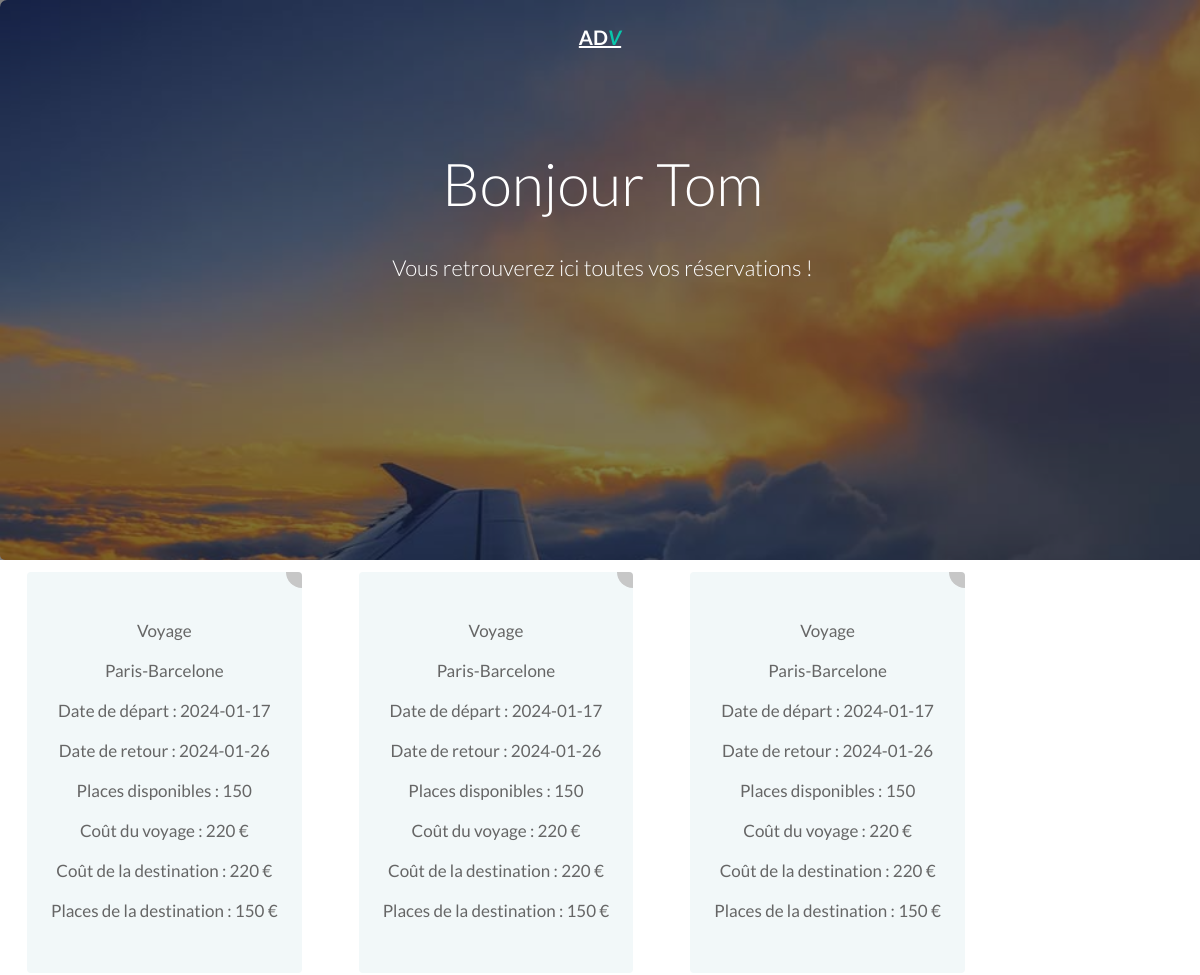
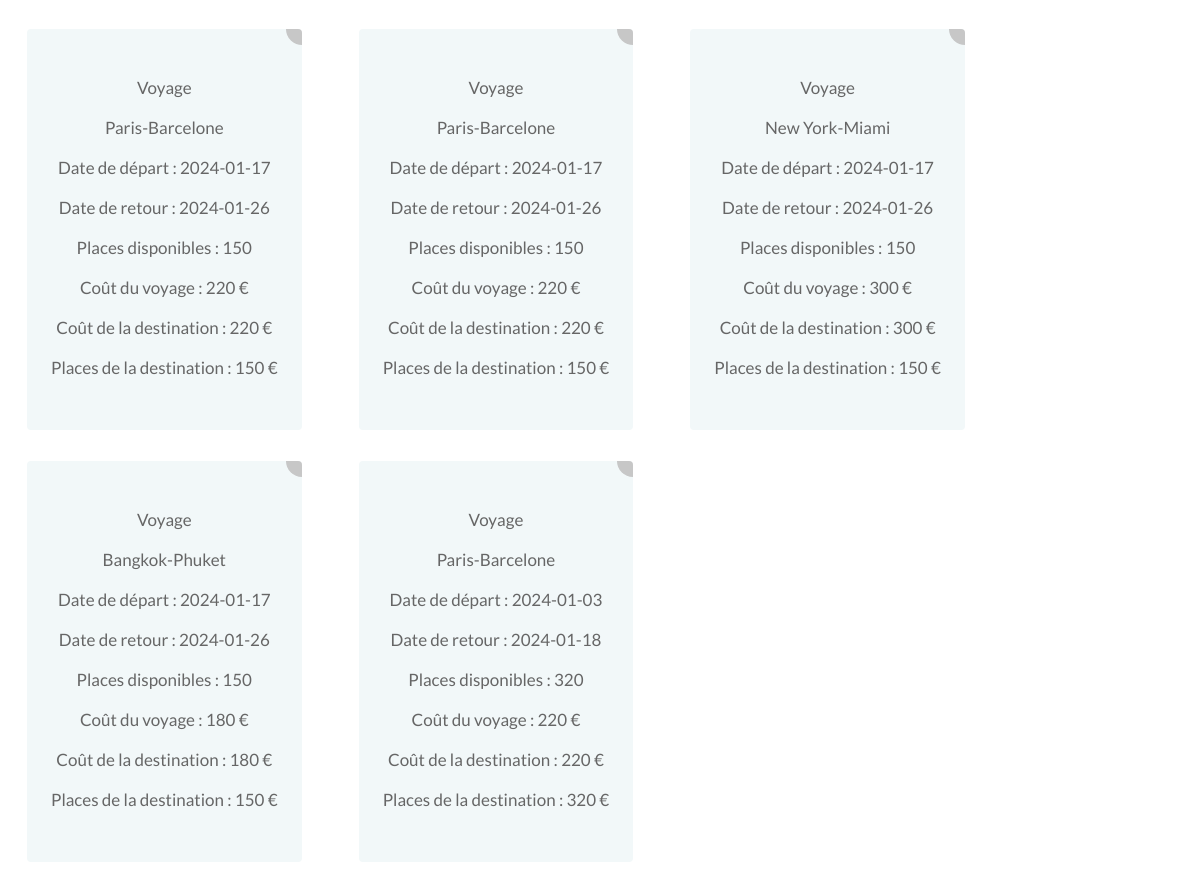
The page /dashboard (signed in) on the database its author committed (2 pictures, top to bottom).
### tables this page shows
CREATE TABLE CLIENT (
    id_client INTEGER PRIMARY KEY AUTOINCREMENT,
    prenom TEXT,
    nom TEXT,
    age INTEGER,
    adresse TEXT,
    mail TEXT,
    mdp TEXT,
    tel_num INT
);

CREATE TABLE DESTINATION (
    id_dest INTEGER PRIMARY KEY AUTOINCREMENT,
    nom_dest TEXT,
    desc_dest TEXT,
    cost INT,
    places INT,
    duree INT
);

CREATE TABLE VOYAGE (
    id_voy INTEGER PRIMARY KEY AUTOINCREMENT,
    id_dest INTEGER,
    date_depart DATE,
    date_retour DATE,
    places INT,
    cost INT,
    FOREIGN KEY (id_dest) REFERENCES DESTINATION(id_dest)
);

CREATE TABLE RESERVATION (
    id_res INTEGER PRIMARY KEY AUTOINCREMENT,
    id_client INTEGER,
    id_dest INTEGER,
    cost INT, id_voy INTEGER,
    FOREIGN KEY (id_client) REFERENCES CLIENT(id_client),
    FOREIGN KEY (id_dest) REFERENCES DESTINATION(id_dest)
);

### app.py (the view)
@app.route('/dashboard')
def dashboard():
    global isLogged, session, voyageDAO
    try:
        email = session.getMail()
        user = voyageDAO.getClientByEmail(email)
        if user:
            reservations = voyageDAO.getReservationsWithDetails(user.getID())
            return render_template("dashboard.html", isLogged=isLogged, session=user, reservations=reservations)
        else:
            flash('Impossible de récupérer le compte.')
            return redirect(url_for('login'))
    except Exception as e:
        flash('Erreur lors de l\'accès au tableau de bord.')
        print(str(e))
        return redirect(url_for('login'))

### static/models/VoyageDAO.py (called while the page is built)
    def toVoyage(self, dataset, column_names):
        return Voyage(dataset, column_names)

    def toClient(self, dataset, column_names):
        return Client(dataset, column_names)

    def toDestination(self, dataset, column_names):
        return Destination(dataset, column_names)

    def getClientByEmail(self, email):
        query = "SELECT * FROM CLIENT WHERE mail = ?"
        params = (email,)
        result = self.db_utils.fetch_one(query, params)
        column_names = [column[0] for column in self.db_utils.local.cur.description]
        if result:
            voyage = self.toClient(result, column_names)
            return voyage
        else:
            return None

    def toReservation(self, dataset, column_names):
        return Reservation(dataset, column_names)

### static/models/client.py (called while the page is built)
    def getID(self):
        return self.data_dict.get("id_client", None)

    def getFirstName(self):
        return self.data_dict.get("prenom", None)

    def getMail(self):
        return self.data_dict.get("mail", None)

### static/models/destination.py (called while the page is built)
    def getName(self):
        return self.data_dict.get("nom_dest", None)

    def getCost(self):
        return self.data_dict.get("cost", None)

    def getPlaces(self):
        return self.data_dict.get("places", None)

### static/models/voyage.py (called while the page is built)
    def getDepartDate(self):
        return self.data_dict.get("date_depart", None)

    def getBackDate(self):
        return self.data_dict.get("date_retour", None)

    def getPlaces(self):
        return self.data_dict.get("places", None)

    def getCost(self):
        return self.data_dict.get("cost", None)

    def setDestination(self, destination):
        self.destination = destination

### static/services/DBUtils.py (called while the page is built)
    def connect(self):
        if not hasattr(self.local, 'con') or self.local.con is None:
            self.local.con = sqlite3.connect(self.url)
            self.local.cur = self.local.con.cursor()

    def execute(self, request, args=None, fetch_one=False):
        try:
            self.connect()
            if args:
                self.local.cur.execute(request, args)
                self.local.con.commit()
            else:
                self.local.cur.execute(request)
                self.local.con.commit()
            if fetch_one:
                return self.local.cur.fetchone()
            else:
                return self.local.cur.fetchall()
        except sqlite3.Error as e:
            print("Error while executing request:", request)
            print("SQLite error:", e)
            raise RequestExecutionException(str(e))

### templates/dashboard.html (shortened to what this page needs)
<!DOCTYPE HTML>
<html>
	<head>
	<link rel="stylesheet" href="{{ url_for('static', filename= 'css/style_dashboard.css') }}">
	</head>
	<body>
		<div id="page">
			<nav class="adv-nav">
				<div class="adv-container">
					<div class="row">
						<div id="adv-logo"><a href="/">AD<em>V</em></a></div>
					</div>
				</div>
			</nav>
			<header id="adv-header" class="adv-cover adv-cover-md" style="background-image: url(../static/images/img_bg_2.jpg)">
				<div class="overlay"></div>
				<div class="adv-container">
					<h1>Bonjour {{session.getFirstName()}}</h1>
					<p id="expertise">Vous retrouverez ici toutes vos réservations !</p>
				</div>
			</header>
			{% for reservation in reservations %}
				<div class="adv-container" id="adv-voyages">
					<div class="card">
						<a class="card1">
							<p>Voyage</p>
							<p>{{ reservation.voyage.destination.getName() }}</p>
							<p>Date de départ : {{ reservation.voyage.getDepartDate() }}</p>
							<p>Date de retour : {{ reservation.voyage.getBackDate() }}</p>
							<p>Places disponibles : {{ reservation.voyage.getPlaces() }}</p>
							<p>Coût du voyage : {{ reservation.voyage.getCost()}}  €</p>
							<p>Coût de la destination : {{ reservation.voyage.destination.getCost() }}  €</p>
							<p>Places de la destination : {{ reservation.voyage.destination.getPlaces() }}  €</p>
						</a>
					</div>
				</div>
			{% endfor %}
		</div>
	</body>
</html>

### static/css/style_dashboard.css (style rules this page uses)
body { font-family: "Lato", Arial, sans-serif; font-weight: 400; font-size: 16px; line-height: 1.7; color: #777; background: #fff; margin: 0; }
#page { position: relative; overflow-x: hidden; width: 100%; height: 100%; -webkit-transition: 0.5s; -o-transition: 0.5s; transition: 0.5s; }
#adv-voyages { display: inline-block; flex-wrap: wrap; justify-content: space-between }
a { color: #09C6AB; -webkit-transition: 0.5s; -o-transition: 0.5s; transition: 0.5s; }
p { margin-bottom: 20px; }
h1, h2, h3, h4, h5, h6, figure { color: #000; font-family: "Lato", Arial, sans-serif; font-weight: 400; margin: 0 0 20px 0; }
.adv-container { max-width: 1100px; position: relative; margin: 0 auto; padding-left: 15px; padding-right: 15px; text-align: center; }
.adv-nav { position: absolute; top: 0; left: 0; margin: 0; padding: 0; width: 100%; padding: 20px 0; z-index: 1001; text-decoration: none; }
.adv-nav #adv-logo { font-size: 20px; margin: 0; padding: 0; text-transform: uppercase; font-weight: bold; }
.adv-nav #adv-logo em { color: #09C6AB; }
.adv-nav a { padding: 5px 10px; color: #fff; }
#adv-header { background: #4d4d4d; padding: 30px; border-top-left-radius: 7px; border-top-right-radius: 7px; z-index: 10; position: relative; clear: both; display: block; background-size: cover; min-height: 200px; background-position: top center; background-repeat: no-repeat; text-align: center; }
#adv-header h1, #adv-header h2 { margin: 0; padding: 0; margin-top: 10%; color: white; text-align: center; }
#adv-header h1 { margin-right: 5%; margin-bottom: 0px; font-size: 59px; line-height: 1.5; font-weight: 300; }
#adv-header p { margin-right: 5%; color: white; font-weight: 300; font-size: 22px; line-height: 1.5; margin-bottom: 30px; }
#adv-header { border-top-left-radius: 7px; }
#adv-header { border-top-right-radius: 7px; }
#adv-header { z-index: 10; position: relative; clear: both; background: #fff; border-bottom-left-radius: 5px; border-bottom-right-radius: 5px; padding: 30px; }
#adv-header { display: none; }
#adv-header { display: block; }
#adv-header { background-size: cover; background-position: top center; background-repeat: no-repeat; position: relative; }
.adv-cover { height: 500px; background-size: cover; background-position: center center; background-repeat: no-repeat; position: relative; float: left; width: 100%; }
.adv-cover .overlay { z-index: 1; position: absolute; bottom: 0; top: 0; left: 0; right: 0; background: rgba(0, 0, 0, 0.5); }
.adv-cover > .adv-container { position: relative; z-index: 10; }
.card p { font-size: 17px; font-weight: 400; line-height: 20px; color: #666; }
.card1 { display: block; position: relative; max-width: 262px; background-color: #f2f8f9; border-radius: 4px; padding: 32px 24px; margin: 12px; text-decoration: none; z-index: 0; overflow: hidden; }
.card1:before { content: ""; position: absolute; z-index: -1; top: -16px; right: -16px; background: #c7c7c7; height: 32px; width: 32px; border-radius: 32px; transform: scale(1); transform-origin: 50% 50%; transition: transform 0.25s ease-out; }

### rows shown on the page
CLIENT: getFirstName "Tom"
DESTINATION: voyage.destination.getName "Paris-Barcelone" "Paris-Barcelone" "Paris-Barcelone" "Paris-Barcelone" "Paris-Barcelone" "Paris-Barcelone"
VOYAGE: voyage.getDepartDate "2024-01-17" "2024-01-17" "2024-01-17" "2024-01-17" "2024-01-17" "2024-01-17", voyage.getBackDate "2024-01-26" "2024-01-26" "2024-01-26" "2024-01-26" "2024-01-26" "2024-01-26", voyage.destination.getName "New York-Miami", voyage.getDepartDate "2024-01-17", voyage.getBackDate "2024-01-26", voyage.getPlaces "150", voyage.getCost "300", voyage.destination.getCost "300", voyage.destination.getPlaces "150"
DESTINATION: voyage.destination.getName "Bangkok-Phuket"
VOYAGE: voyage.getDepartDate "2024-01-03", voyage.getBackDate "2024-01-18", voyage.getPlaces "320", voyage.destination.getPlaces "320"

### other values the page prints
{{ reservation.voyage.getPlaces() }} "150" "150" "150" "150" "150" "150"
{{ reservation.voyage.getCost() }} "220" "220" "220" "220" "220" "180" "220"
{{ reservation.voyage.destination.getCost() }} "220" "220" "220" "220" "220" "180" "220"
{{ reservation.voyage.destination.getPlaces() }} "150" "150" "150" "150" "150" "150"
